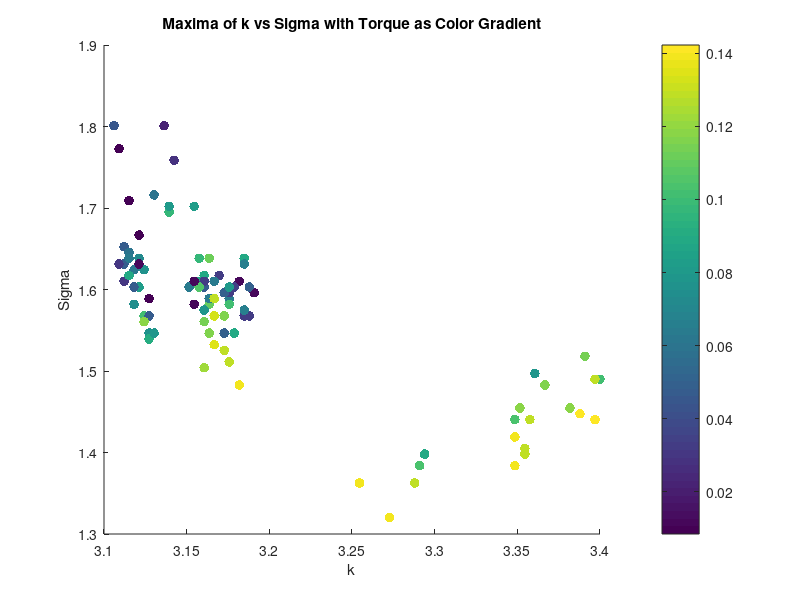

This chart was generated by the following MATLAB code: (Note: this script raises an error after producing the figure.)
clear all;
close all;


%% Torque Analysis
load('maxima_data.mat');
scatter(maxima_k, maxima_sigma, 50, torque_values, 'filled');
xlabel('k');
ylabel('Sigma');
title('Maxima of k vs Sigma with Torque as Color Gradient');
%Lable the colorbar as Torque
cbar = colorbar;
cbar.Label.String = 'Torque';
cbar.Label.FontSize = 14;
cbar.FontSize = 14;
colormap(jet); % Use a colormap that is suitable for continuous data
caxis([min(torque_values) max(torque_values)]);

grid on;
% K means clustering of torque into 10 clusters, taking mean of each cluster k, sigma and corr too
[cluster_idx, cluster_centers] = kmeans(torque_values', 10);
% Take the mean of each cluster
torque_means = zeros(10, 1);
torque_stds = zeros(10, 1);
sigma_means = zeros(10, 1);
sigma_stds = zeros(10, 1);
k_means = zeros(10, 1);
corr_means = zeros(10, 1);
for i = 1:10
    torque_means(i) = mean(torque_values(cluster_idx == i));
    torque_stds(i) = std(torque_values(cluster_idx == i));
    sigma_means(i) = mean(maxima_sigma(cluster_idx == i));
    k_means(i) = mean(maxima_k(cluster_idx == i));
    corr_means(i) = mean(maxima_corr(cluster_idx == i));
    sigma_stds(i) = std(maxima_sigma(cluster_idx == i));
end
% Plot the clusters
figure;
scatter(k_means, sigma_means, 50, torque_means, 'filled');
xlabel('k');
ylabel('Sigma');
zlabel('Torque');
title('Clustered Maxima of k vs Sigma with Torque as Color Gradient');
colorbar;
grid on;
% Ensure data is sorted for polyfit
[sigma_sorted, sort_idx] = sort(maxima_sigma);
torque_sorted = torque_values(sort_idx);
% Display correlation between torque and sigma
disp('Correlation between Torque and Sigma:');
disp(corr(torque_sorted', sigma_sorted'));
% Display correlation between torque and sigma^2
disp('Correlation between Torque and Sigma^2:');
disp(corr(torque_sorted', sigma_sorted'.^2));
% Polyfit for sigma vs torque (order 1 and 2)
p1_sigma = polyfit(sigma_sorted, torque_sorted, 1);
% Calculate fitted values and normalized MSE for sigma vs torque
fitted_torque_p1_sigma = polyval(p1_sigma, sigma_sorted);
mse_p1_sigma = mean((torque_sorted - fitted_torque_p1_sigma).^2);
nmse_p1_sigma = mse_p1_sigma / var(torque_sorted);
% Display results for sigma vs torque
disp('Sigma vs Torque:');
disp(['Order 1 nMSE: ', num2str(nmse_p1_sigma)]);
%display correlation between torque and sigma
% Plot for sigma vs torque with polynomial fits (first instance)
figure;
scatter(sigma_sorted, torque_sorted, 50, 'filled','DisplayName', 'Data');
hold on;
plot(sigma_sorted, fitted_torque_p1_sigma, '-r', 'DisplayName', ...
    ['Order 1 Fit: y = ', num2str(p1_sigma(1)), 'x + ', num2str(p1_sigma(2)), ...
    ', nMSE = ', num2str(nmse_p1_sigma)]);
xlabel('Sigma');
ylabel('Torque');
title('Sigma vs Torque with Polynomial Fits');
grid on;

%Plot means of sigma as bar plot with variance as error bars
figure;
[sorted_sigma_means,idx] = sort(sigma_means);
sorted_sigma_stds = sigma_stds(idx);
bar(sorted_sigma_means.^2, 'FaceColor', [0.2 0.6 0.8], 'EdgeColor', 'k', 'LineWidth', 1.5);
% Set the x-ticks to the cluster indices
hold on;
errorbar(sorted_sigma_means.^2,sorted_sigma_stds, 'k.', 'LineWidth', 1.5);
ylim([1.95 2.85]);

xlabel('Torque Number');
ylabel('Mean Sigma^2');

%Same Bar plot with torque means
figure;
[sorted_torque_means,idx_torque] = sort(torque_means);
bar(sorted_torque_means, 'FaceColor', [0.2 0.6 0.8], 'EdgeColor', 'k', 'LineWidth', 1.5);
hold on;
errorbar(sorted_torque_means, torque_stds(idx_torque), 'k.', 'LineWidth', 1.5);
xlabel('Torque Number');
ylabel('Mean Torque');
title('Mean Torque for Each Cluster with Error Bars');



% % Ensure data is sorted for polyfit
% [sigma_sorted, sort_idx] = sort(sigma_means);
% torque_sorted = torque_means(sort_idx);
% %Display correlation between torque and sigma
% disp('Correlation between Torque and Sigma:');
% disp(corr(torque_sorted, sigma_sorted));
% %Display correlation between torque and sigma^2
% disp('Correlation between Torque and Sigma^2:');
% disp(corr(torque_sorted, sigma_sorted.^2));
% % Polyfit for sigma vs torque (order 1 and 2)
% p1_sigma = polyfit(sigma_sorted, torque_sorted, 1);
% p2_sigma = polyfit(sigma_sorted, torque_sorted, 2);
% % Calculate zitted values and normalized MSE for sigma vs torque
% fitted_torque_p1_sigma = polyval(p1_sigma, sigma_sorted);
% fitted_torque_p2_sigma = polyval(p2_sigma, sigma_sorted);
% mse_p1_sigma = mean((torque_sorted - fitted_torque_p1_sigma).^2);
% mse_p2_sigma = mean((torque_sorted - fitted_torque_p2_sigma).^2);
% nmse_p1_sigma = mse_p1_sigma / var(torque_sorted);
% nmse_p2_sigma = mse_p2_sigma / var(torque_sorted);
% % Display results for sigma vs torque
% disp('Sigma vs Torque:');
% disp(['Order 1 nMSE: ', num2str(nmse_p1_sigma)]);
% disp(['Order 2 nMSE: ', num2str(nmse_p2_sigma)]);
% % Plot for sigma vs torque with polynomial fits (second instance)
% figure;
% scatter(sigma_sorted, torque_sorted, 50, 'filled', 'DisplayName', 'Data');
% hold on;
% % plot(sigma_sorted, fitted_torque_p1_sigma, '-r', 'DisplayName', ...
% %     ['Order 1 Fit: y = ', num2str(p1_sigma(1)), 'x + ', num2str(p1_sigma(2)), ...
% %     ', nMSE = ', num2str(nmse_p1_sigma)]);
% % plot(sigma_sorted, fitted_torque_p2_sigma, '--g', 'DisplayName', ...
% %     ['Order 2 Fit: y = ', num2str(p2_sigma(1)), 'x^2 + ', num2str(p2_sigma(2)), ...
% %     'x + ', num2str(p2_sigma(3)), ', nMSE = ', num2str(nmse_p2_sigma)]);
% xlabel('Sigma');
% ylabel('Torque');
% title('Sigma vs Torque with Polynomial Fits');
% grid on;



% %% Diameter Analysis
% % Saved as diameter_value, k_values(max_k_idx), sigma_values(max_sigma_idx), max_val
% load('maxima_data_Diam.mat');

% figure;
% scatter3(maxima_matrix(:, 2), maxima_matrix(:, 3), maxima_matrix(:, 1), 50, maxima_matrix(:, 1), 'filled'); 
% xlabel('k');
% ylabel('Sigma');
% zlabel('Diameter');
% title('Maxima of k vs Sigma with Diameter as Color Gradient');
% colorbar;
% grid on;

% % K vs d
% % Ensure data is sorted for polyfit
% [k_sorted, sort_idx] = sort(maxima_matrix(:, 2));
% d_sorted = maxima_matrix(sort_idx, 1);
% % Display correlation between d and k
% disp('Correlation between Diameter and k:');
% disp(corr(d_sorted, k_sorted));

% %plot for k vs diam with polynomial fits
% figure;
% scatter(k_sorted, d_sorted, 50, 'filled', 'DisplayName', 'Data');
% grid on;
% hold on;
% p1_k = polyfit(k_sorted, d_sorted, 1);
% fitted_d_p1_k = polyval(p1_k, k_sorted);
% mse_p1_k = mean((d_sorted - fitted_d_p1_k).^2);
% nmse_p1_k = mse_p1_k / var(d_sorted);
% disp('Diameter vs k:');
% disp(['Order 1 nMSE: ', num2str(nmse_p1_k)]);
% % plot(k_sorted, fitted_d_p1_k, '-r', 'DisplayName', ...
% %     ['Order 1 Fit: y = ', num2str(p1_k(1)), 'x + ', num2str(p1_k(2)), ...
% %     ', nMSE = ', num2str(nmse_p1_k)]);
% xlabel('k');
% ylabel('Diameter');
% title('k vs Diameter with Polynomial Fits');


% % Compute mean and std of sigma for each unique diameter
% unique_diameters = unique(maxima_matrix(:, 1));
% sigma_means_diameter = zeros(size(unique_diameters));
% sigma_stds_diameter = zeros(size(unique_diameters));

% for i = 1:length(unique_diameters)
%     sigma_values_for_diameter = maxima_matrix(maxima_matrix(:, 1) == unique_diameters(i), 3);
%     sigma_means_diameter(i) = mean(sigma_values_for_diameter);
%     sigma_stds_diameter(i) = std(sigma_values_for_diameter);
% end

% % Bar plot of mean sigma with error bars for each diameter
% figure;
% bar(unique_diameters, sigma_means_diameter, 'FaceColor', [0.2 0.6 0.8], 'EdgeColor', 'k', 'LineWidth', 1.5);
% hold on;
% errorbar(unique_diameters, sigma_means_diameter, sigma_stds_diameter, 'k.', 'LineWidth', 1.5);
% xlabel('Diameter');
% ylabel('Mean Sigma');
% title('Mean Sigma for Each Diameter with Error Bars');
% grid on;
